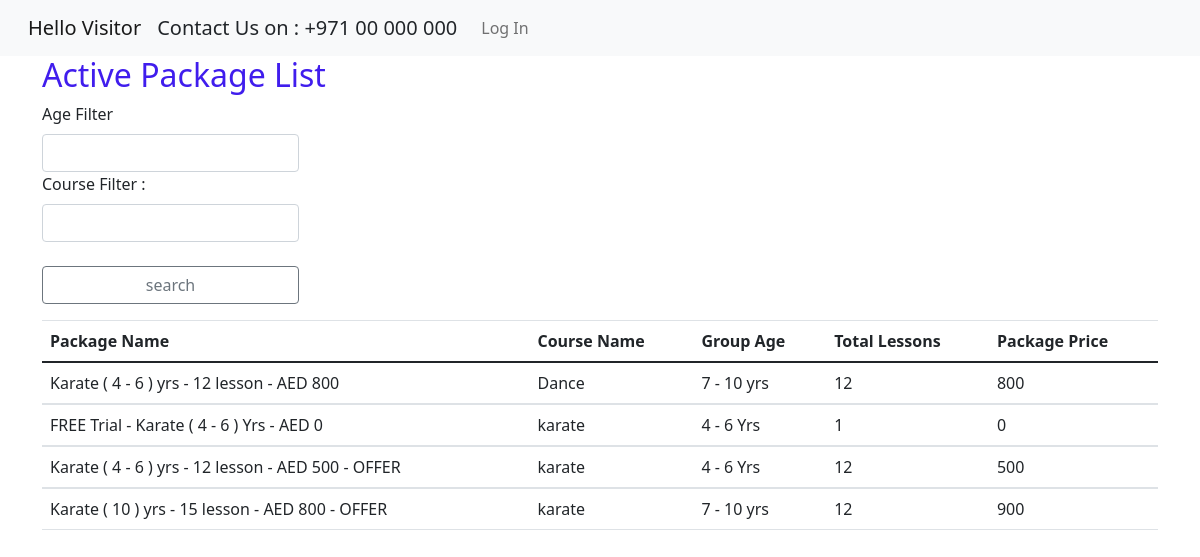
/home/, run on the app's committed database.
### student/models.py (models this page shows, shortened)
class studioPackages(models.Model):
    packageId = models.AutoField(primary_key=True)
    PakageName = models.CharField(max_length=255, unique=True)
    courseName = models.ForeignKey(courseList,max_length=50,on_delete=models.CASCADE)
    group_age = models.ForeignKey(groupAge,max_length=255,on_delete=models.CASCADE)
    numberOfLessons = models.IntegerField()
    packagePrice = models.IntegerField()
    active = models.BooleanField(default=True)
    freeTry = models.BooleanField(default=True)

### student/views.py (the view)
# urls.py: path('home/',views.followup,name = 'home'),
def followup(request):
        pkg_list = studioPackages.objects.filter(active = True)
        followUpList = customerInfo.objects.filter(followUp = True)
        a3 = 1
        q1 = 3
        if request.method == 'POST':
            age = request.POST['age']
            course = request.POST['course']
            age_filter = studioPackages.objects.select_related('group_age','courseName').values_list('group_age__groupAge','PakageName','courseName__coursList','numberOfLessons','packagePrice').filter(Q(group_age__groupAge__contains=age),Q(courseName__coursList__contains=course)).filter(active=True)
            context = {'age_filter':age_filter,'followUpList':followUpList}
            return render(request,'student/Index.html',context)
        else:
            age_filter = studioPackages.objects.select_related('group_age','courseName').values_list('group_age__groupAge','PakageName','courseName__coursList','numberOfLessons','packagePrice').all().filter(active=True)
            context = {'age_filter':age_filter,'followUpList':followUpList}
            return render(request,'student/Index.html',context)
        context = {'pkg_list':pkg_list,'followUpList':followUpList , 'q1':q1 , 'a3':a3}
        return render(request,'student/index.html',context)

### student/templates/student/Index.html (shortened to what this page needs)
{% extends 'student/base.html' %}
{% block content %}
    <div class="container-lg">
        <h2>Active Package List</h2>
        <div class="input-group mb-3">
        <form method="POST">
             <label for="basic-url" class="form-label">Age Filter</label>
             <input class="form-control" type="string" name="age" id="">
             <label for="basic-url" class="form-label"> Course Filter :</label>
          <input class="form-control" type="string" name="course" id="">
         <br>
        <input class="btn btn-outline-secondary  form-control" type="submit" value="search">
      </div>
  <table class="table">
    <thead>
      <tr>
        <th scope="col">Package Name</th>
        <th scope="col">Course Name</th>
        <th scope="col">Group Age</th>
        <th scope="col">Total Lessons</th>
        <th scope="col">Package Price</th>
      </tr>
    </thead>
    {% for x in age_filter %}
    <tbody>
      <tr>
        <td>{{x.1}} </td>
        <td>{{x.2}}</td>
        <td>{{x.0}}</td>
        <td>{{x.3}}</td>
        <td>{{x.4}}</td>
      </tr>
    </tbody>
    {% endfor %}
  </table>
    <br>
    {% endblock %}

### student/static/student/custom.css (style rules this page uses)
h2 { color: rgb(64, 29, 237); border-radius: 2; }

### data on the page
studioPackages: PakageName "Karate ( 4 - 6 ) yrs - 12 lesson - AED 800", x "Dance", x "7 - 10 yrs", numberOfLessons "12", packagePrice "800"
studioPackages: PakageName "FREE Trial - Karate ( 4 - 6 ) Yrs - AED 0", x "karate", x "4 - 6 Yrs", x "1", packagePrice "0"
studioPackages: PakageName "Karate ( 4 - 6 ) yrs - 12 lesson - AED 500 - OFFER", x "karate", x "4 - 6 Yrs", numberOfLessons "12", packagePrice "500"
studioPackages: PakageName "Karate ( 10 ) yrs - 15 lesson - AED 800 - OFFER", x "karate", x "7 - 10 yrs", numberOfLessons "12", packagePrice "900"
